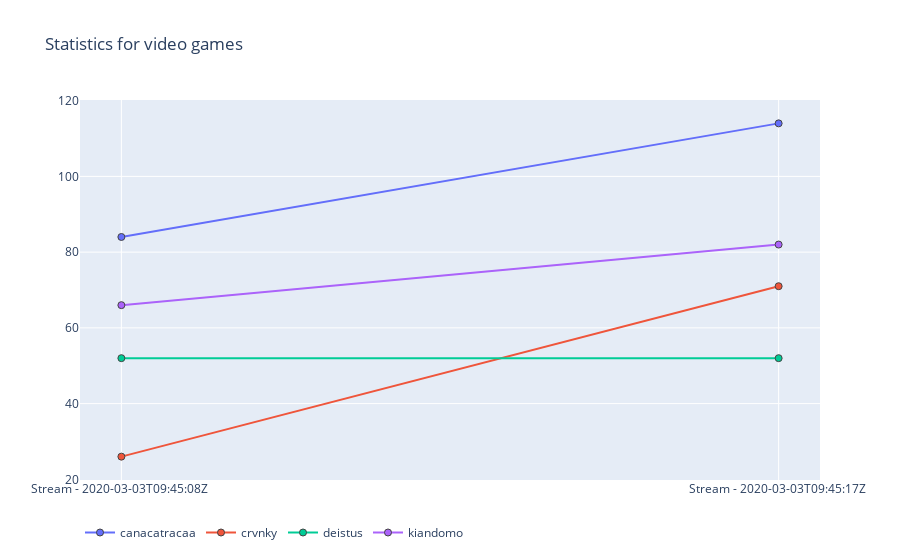

The code cell stored with this chart in its notebook:
### Code cell
fig = go.Figure(data=data, layout=layout)
fig.update_layout(legend_orientation="h")
# fig.update_layout( yaxis_type="log")
fig.show()

### Figure 1 — Plotly figure (JSON) as saved in the notebook; plotly's stock layout.template omitted (floating-point values rounded to 4 significant figures)
{"data": [{"marker": {"line": {"width": 1}, "size": 7}, "name": "canacatracaa", "type": "scatter", "x": ["Stream - 2020-03-03T09:45:08Z ", "Stream - 2020-03-03T09:45:17Z "], "y": [84, 114]}, {"marker": {"line": {"width": 1}, "size": 7}, "name": "crvnky", "type": "scatter", "x": ["Stream - 2020-03-03T09:45:08Z ", "Stream - 2020-03-03T09:45:17Z "], "y": [26, 71]}, {"marker": {"line": {"width": 1}, "size": 7}, "name": "deistus", "type": "scatter", "x": ["Stream - 2020-03-03T09:45:08Z ", "Stream - 2020-03-03T09:45:17Z "], "y": [52, 52]}, {"marker": {"line": {"width": 1}, "size": 7}, "name": "kiandomo", "type": "scatter", "x": ["Stream - 2020-03-03T09:45:08Z ", "Stream - 2020-03-03T09:45:17Z "], "y": [66, 82]}], "layout": {"legend": {"orientation": "h"}, "title": {"text": "Statistics for video games"}}}
